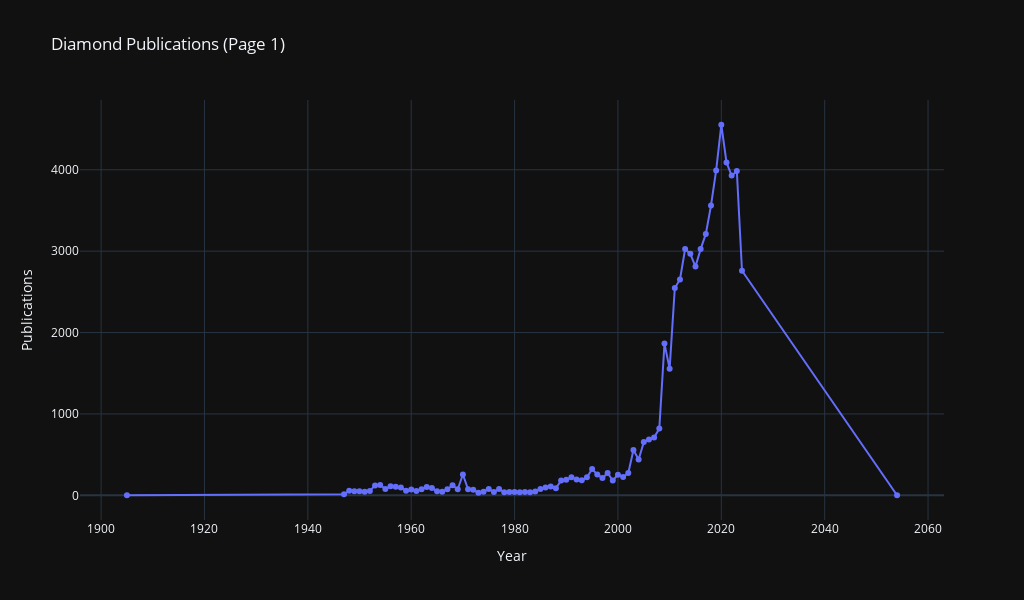

Write notebook code for a chart like this one.
### Code cell
prev_button.on_click(prev_page)
next_button.on_click(next_page)
items_per_page_dropdown.observe(update_items_per_page, names='value')

output = widgets.Output()

#display(items_per_page_dropdown, prev_button, next_button, output)
display(output)
update_plot()

### Figure 1 — Plotly figure (JSON) as saved in the notebook; plotly's stock layout.template omitted (floating-point values rounded to 4 significant figures)
{"data": [{"mode": "lines+markers", "name": "diamond_journals", "type": "scatter", "x": [1905, 1947, 1948, 1949, 1950, 1951, 1952, 1953, 1954, 1955, 1956, 1957, 1958, 1959, 1960, 1961, 1962, 1963, 1964, 1965, 1966, 1967, 1968, 1969, 1970, 1971, 1972, 1973, 1974, 1975, 1976, 1977, 1978, 1979, 1980, 1981, 1982, 1983, 1984, 1985, 1986, 1987, 1988, 1989, 1990, 1991, 1992, 1993, 1994, 1995, 1996, 1997, 1998, 1999, 2000, 2001, 2002, 2003, 2004, 2005, 2006, 2007, 2008, 2009, 2010, 2011, 2012, 2013, 2014, 2015, 2016, 2017, 2018, 2019, 2020, 2021, 2022, 2023, 2024, 2054], "y": [1, 13, 57, 50, 51, 44, 54, 122, 128, 77, 111, 106, 95, 56, 71, 52, 74, 103, 91, 51, 45, 74, 124, 75, 256, 75, 68, 32, 45, 79, 40, 78, 37, 42, 40, 39, 40, 38, 47, 78, 95, 108, 88, 181, 190, 222, 196, 184, 222, 322, 257, 212, 274, 182, 254, 224, 275, 558, 441, 654, 687, 711, 820, 1864, 1556, 2548, 2653, 3026, 2968, 2811, 3025, 3212, 3560, 3992, 4553, 4090, 3928, 3985, 2759, 1]}], "layout": {"height": 600, "legend": {"orientation": "h", "x": 0.5, "xanchor": "center", "y": -0.5, "yanchor": "bottom"}, "title": {"text": "Diamond Publications (Page 1)"}, "width": 1024, "xaxis": {"title": {"text": "Year"}}, "yaxis": {"title": {"text": "Publications"}}}}
